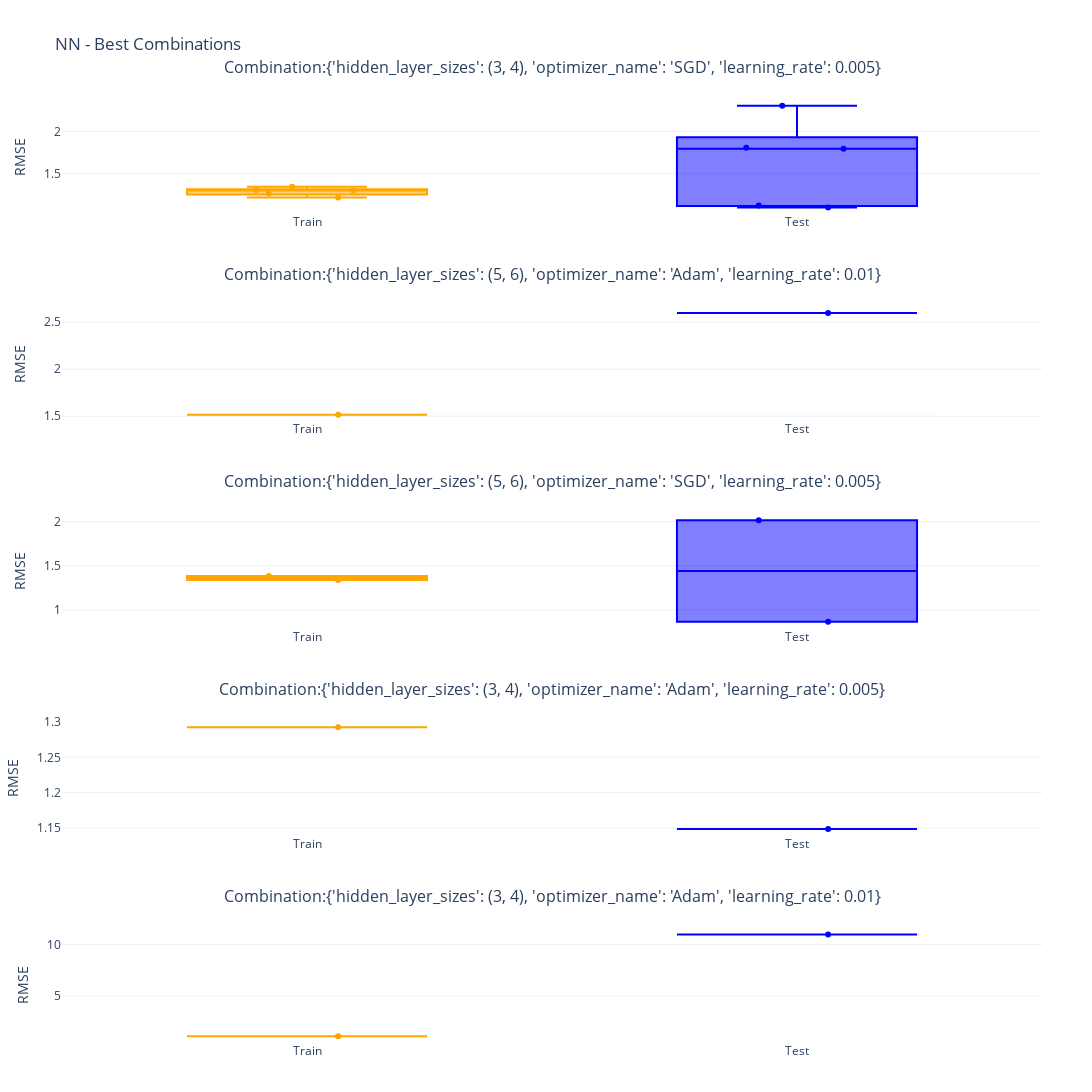

Here is the notebook cell this chart was saved with:
### Markdown cell above
In the boxplots comparing train and test fitness, when looking at the most chosen combinations (with 'SGD', learning rate=0.005, and 2 hidden layers) we can observe that the test values are more spread. Nonetheless, we do not have enough data points to make comparisons.

### Code cell
train_test_best_combs(model_name=MODEL_NAME)

### Figure 1 — Plotly figure (JSON) as saved in the notebook; plotly's stock layout.template omitted (floating-point values rounded to 4 significant figures)
{"data": [{"boxpoints": "all", "jitter": 0.5, "line": {"color": "orange"}, "name": "Train", "pointpos": 0, "type": "box", "xaxis": "x", "y": [1.301, 1.295, 1.26, 1.339, 1.213], "yaxis": "y"}, {"boxpoints": "all", "jitter": 0.5, "line": {"color": "blue"}, "name": "Test", "pointpos": 0, "type": "box", "xaxis": "x", "y": [1.807, 1.094, 1.795, 1.116, 2.309], "yaxis": "y"}, {"boxpoints": "all", "jitter": 0.5, "line": {"color": "orange"}, "name": "Train", "pointpos": 0, "type": "box", "xaxis": "x2", "y": [1.517], "yaxis": "y2"}, {"boxpoints": "all", "jitter": 0.5, "line": {"color": "blue"}, "name": "Test", "pointpos": 0, "type": "box", "xaxis": "x2", "y": [2.599], "yaxis": "y2"}, {"boxpoints": "all", "jitter": 0.5, "line": {"color": "orange"}, "name": "Train", "pointpos": 0, "type": "box", "xaxis": "x3", "y": [1.384, 1.34], "yaxis": "y3"}, {"boxpoints": "all", "jitter": 0.5, "line": {"color": "blue"}, "name": "Test", "pointpos": 0, "type": "box", "xaxis": "x3", "y": [0.8641, 2.018], "yaxis": "y3"}, {"boxpoints": "all", "jitter": 0.5, "line": {"color": "orange"}, "name": "Train", "pointpos": 0, "type": "box", "xaxis": "x4", "y": [1.292], "yaxis": "y4"}, {"boxpoints": "all", "jitter": 0.5, "line": {"color": "blue"}, "name": "Test", "pointpos": 0, "type": "box", "xaxis": "x4", "y": [1.148], "yaxis": "y4"}, {"boxpoints": "all", "jitter": 0.5, "line": {"color": "orange"}, "name": "Train", "pointpos": 0, "type": "box", "xaxis": "x5", "y": [1.056], "yaxis": "y5"}, {"boxpoints": "all", "jitter": 0.5, "line": {"color": "blue"}, "name": "Test", "pointpos": 0, "type": "box", "xaxis": "x5", "y": [10.95], "yaxis": "y5"}], "layout": {"annotations": [{"font": {"size": 16}, "showarrow": false, "text": "Combination:{'hidden_layer_sizes': (3, 4), 'optimizer_name': 'SGD', 'learning_rate': 0.005}", "x": 0.5, "xanchor": "center", "xref": "paper", "y": 1, "yanchor": "bottom", "yref": "paper", "yshift": 20}, {"font": {"size": 16}, "showarrow": false, "text": "Combination:{'hidden_layer_sizes': (5, 6), 'optimizer_name': 'Adam', 'learning_rate': 0.01}", "x": 0.5, "xanchor": "center", "xref": "paper", "y": 0.78, "yanchor": "bottom", "yref": "paper", "yshift": 20}, {"font": {"size": 16}, "showarrow": false, "text": "Combination:{'hidden_layer_sizes': (5, 6), 'optimizer_name': 'SGD', 'learning_rate': 0.005}", "x": 0.5, "xanchor": "center", "xref": "paper", "y": 0.56, "yanchor": "bottom", "yref": "paper", "yshift": 20}, {"font": {"size": 16}, "showarrow": false, "text": "Combination:{'hidden_layer_sizes': (3, 4), 'optimizer_name': 'Adam', 'learning_rate': 0.005}", "x": 0.5, "xanchor": "center", "xref": "paper", "y": 0.34, "yanchor": "bottom", "yref": "paper", "yshift": 20}, {"font": {"size": 16}, "showarrow": false, "text": "Combination:{'hidden_layer_sizes': (3, 4), 'optimizer_name': 'Adam', 'learning_rate': 0.01}", "x": 0.5, "xanchor": "center", "xref": "paper", "y": 0.12, "yanchor": "bottom", "yref": "paper", "yshift": 20}], "height": 1500, "margin": {"b": 50, "l": 50, "r": 50, "t": 100}, "showlegend": false, "title": {"text": "NN - Best Combinations"}, "width": 1100, "xaxis": {"anchor": "y", "domain": [0, 1]}, "xaxis2": {"anchor": "y2", "domain": [0, 1]}, "xaxis3": {"anchor": "y3", "domain": [0, 1]}, "xaxis4": {"anchor": "y4", "domain": [0, 1]}, "xaxis5": {"anchor": "y5", "domain": [0, 1]}, "yaxis": {"anchor": "x", "domain": [0.88, 1], "range": [0, null], "showgrid": true, "title": {"text": "RMSE"}}, "yaxis2": {"anchor": "x2", "domain": [0.66, 0.78], "range": [0, null], "showgrid": true, "title": {"text": "RMSE"}}, "yaxis3": {"anchor": "x3", "domain": [0.44, 0.56], "range": [0, null], "showgrid": true, "title": {"text": "RMSE"}}, "yaxis4": {"anchor": "x4", "domain": [0.22, 0.34], "range": [0, null], "showgrid": true, "title": {"text": "RMSE"}}, "yaxis5": {"anchor": "x5", "domain": [0, 0.12], "range": [0, null], "showgrid": true, "title": {"text": "RMSE"}}}}
